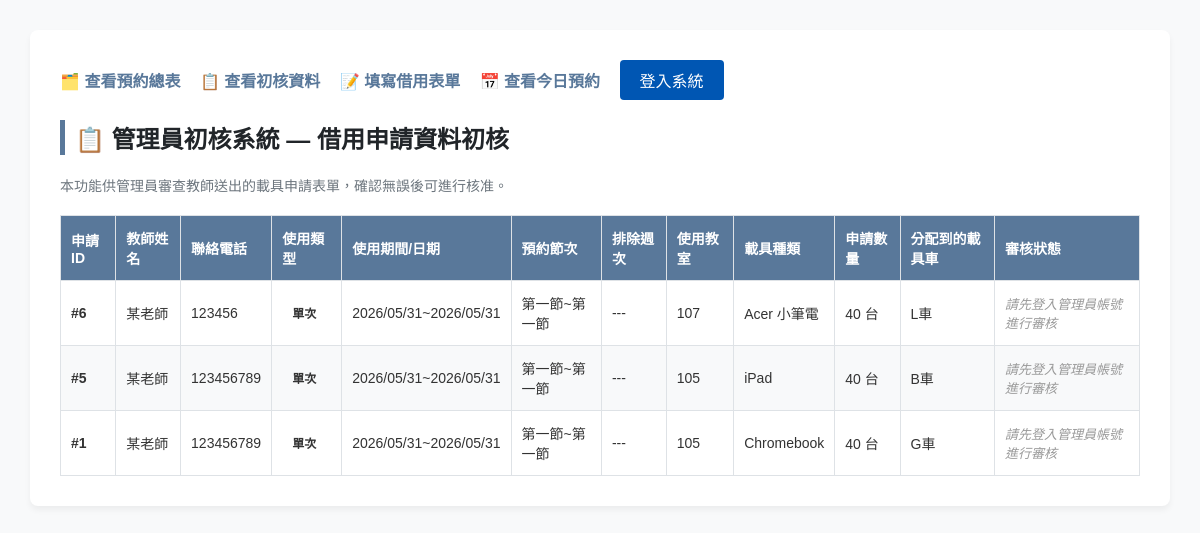
Screenshot of /borrow/ with the database file from the repository.
### show/models.py (models this page shows, shortened)
class Borrowlist(models.Model):
    user = models.CharField("借用老師", max_length=20, null=True, blank=True)
    phone = models.CharField("聯絡電話", max_length=25)
    location = models.CharField("教室", max_length=10)
    usage_type_choices = (
        ('once','單次'),
        ('weekly','每周'),
    )
    usage_type = models.CharField(max_length=10, choices = usage_type_choices , default='once')
    DEVICE_CHOICES =(
        ('ipad', 'iPad'),
        ('chromebook', 'Chromebook'),
        ('surface_go', 'Surface Go'),
        ('acer_laptop', 'Acer 小筆電'),
    )
    device_type = models.CharField("載具種類", max_length=20, choices=DEVICE_CHOICES)
    start_date = models.DateField("開始日期", null=True, blank=True)
    end_date = models.DateField("結束日期", null=True, blank=True)
    DAY_CHOICES = (
        ('Monday','星期一'), ('Tuesday','星期二'), ('Wednesday','星期三'),
        ('Thursday','星期四'), ('Friday','星期五'),
    )
    day = models.CharField("星期", choices=DAY_CHOICES, max_length=50, blank=True, null=True)
    PERIODS_CHOICES = (
        ('1', '第一節'), ('2', '第二節'), ('3', '第三節'), ('4', '第四節'),
        ('4.5', '午休'), ('5', '第五節'), ('6', '第六節'), ('7', '第七節'), ('8', '第八節'),
    )
    periods = models.CharField("開始預約節次", max_length=50, choices=PERIODS_CHOICES, default='1')
    PERIODS_END_CHOICES = (
        ('1', '第一節'), ('2', '第二節'), ('3', '第三節'), ('4', '第四節'),
        ('4.5', '午休'), ('5', '第五節'), ('6', '第六節'), ('7', '第七節'), ('8', '第八節'),
    )
    periods_end = models.CharField("結束預約節次", max_length=50, choices=PERIODS_END_CHOICES, default='1')
    exclude_weeks = models.CharField("排除週次/備註", max_length=100, blank=True, default="")
    STATUS_CHOICES = (
        ('待審核', '待審核'),
        ('已通過', '已通過'),
        ('已拒絕', '已拒絕'),
    )
    device_id = models.CharField("載具編號",max_length = 10,default="")
    time_id = models.CharField("時間",max_length = 10,default="")
    status = models.CharField("審核狀態", max_length=10, choices = STATUS_CHOICES , default='待審核')
    device_amount = models.PositiveIntegerField(default=1)
    classroom = models.CharField(max_length=10, blank=True, null=True)
    assigned_vehicle = models.ForeignKey(
        'devicecar',
        on_delete=models.SET_NULL,
        null=True,
        blank=True,
        verbose_name="系統指派載具車"
    )

class devicecar(models.Model):
    device_id = models.CharField(
        max_length=100,
        )
    device_amount = models.PositiveIntegerField(default=1)
    DEVICE_CHOICES =(
        ('ipad', 'iPad'),
        ('chromebook', 'Chromebook'),
        ('surface_go', 'Surface Go'),
        ('acer_laptop', 'Acer 小筆電'),
    )
    device_type = models.CharField("載具種類", max_length=20, choices=DEVICE_CHOICES,blank=True)

### show/views.py (the view, shortened to what this page needs)
# urls.py: path('borrow/', views.view_borrow_list, name='view_borrow_list'),
def view_borrow_list(request):
    borrow_records = Borrowlist.objects.all().order_by('-id')
    return render(request, 'borrow_list.html', {
        'borrow_records': borrow_records
    })

### show/templates/borrow_list.html (shortened to what this page needs)
<!DOCTYPE html>
<html lang="zh-TW">
<head>
</head>
<body>
    <div class="container">
        <div class="nav">
            <a href="{% url 'allreservation_view' %}">🗂️ 查看預約總表 </a>
            <a href="{% url 'view_borrow_list' %}">📋 查看初核資料</a>
            <a href="{% url 'submit_borrow' %}">📝 填寫借用表單</a>
            <a href="{% url 'today_reservation' %}">📅 查看今日預約</a>
            {% if user.is_authenticated %}
                <span style="color: #4a5568; margin-right: 15px;">👋 你好，<strong style="color: #0056b3;">{{ user.username }}</strong></span>
                <a href="{% url 'logout' %}?next={{ request.path }}" style="color: #dc2626; text-decoration: underline; font-weight: 500;">登出</a>
            {% else %}
                <a href="{% url 'login' %}?next={{ request.path }}" style="background-color: #0056b3; color: #ffffff; text-decoration: none; padding: 8px 20px; border-radius: 4px; font-weight: 500; display: inline-block;">登入系統</a>
            {% endif %}
        </div>
        <h2>📋 管理員初核系統 — 借用申請資料初核</h2>
        <p>本功能供管理員審查教師送出的載具申請表單，確認無誤後可進行核准。</p>
        <table>
            <thead>
                <tr>
                    <th>申請ID</th>
                    <th>教師姓名</th>
                    <th>聯絡電話</th>
                    <th>使用類型</th>
                    <th>使用期間/日期</th>
                    <th>預約節次</th>
                    <th>排除週次</th>
                    <th>使用教室</th>
                    <th>載具種類</th>
                    <th>申請數量</th>
                    <th>分配到的載具車</th>
                    <th>審核狀態</th>
                </tr>
            </thead>
            <tbody>
                {% for record in borrow_records %}
                    <tr>
                    <td><strong>#{{ record.id }}</strong></td>
                    <td>{{ record.user }}</td>
                    <td>{{ record.phone }}</td>
                    <td>
                        {% if record.usage_type == 'once' %}
                            <span class="badge bg-primary">單次</span>
                        {% else %}
                            <span class="badge bg-success">每週</span>
                        {% endif %}
                    </td>
                    <td>
                        {{record.start_date|date:"Y/m/d"}}~{{record.end_date|date:"Y/m/d"}}
                    </td>
                    <td>
                        {{ record.get_periods_display }}~{{ record.get_periods_end_display }}
                    </td>
                    <td>
                        {% if record.exclude_weeks %}
                            {{ record.exclude_weeks }}
                        {% else %}
                            ---
                        {% endif %}
                    </td>
                    <td>{{ record.location }}</td>
                    <td>{{ record.get_device_type_display }}</td>
                    <td>{{ record.device_amount }} 台</td>
                    <td>{{ record.assigned_vehicle.device_id }}</td>
                    <td>
                        {% if user.is_superuser %}
                            {% if record.status == '待審核' %}
                                <form method="POST" action="{% url 'view_borrow_list' %}"style="display:inline;">
                                    {% csrf_token %}
                                    <input type="hidden" name="record_id" value="{{ record.id }}">
                                    <button type="submit" name="action" value="approve" class="btn btn-sm btn-approved" onclick="return confirm('確定要核准這筆借用嗎？')"> 核准</button>
                                    <button type="submit" name="action" value="reject" class="btn btn-sm btn-reject" onclick="return confirm('確定要拒絕嗎？')"> 拒絕</button>
                                 </form>
                            {% elif record.status == '已核准' %}
                                <span class="badge bg-info">已核准</span>
                            {% elif record.status == '已拒絕' %}
                                <span class="badge bg-warning">已拒絕</span>
                            {% else %}
                                <span class="badge bg-secondary">{{ record.status }}</span>
                            {% endif %}
                        {% else %}
                        <span class="text-muted">請先登入管理員帳號進行審核</span>
                        {% endif %}
                    </td>
                        </tr>
                        {% empty %}
                        <tr>
                            <td colspan="11" class="text-center text-muted">📭 目前尚無任何教師提交借用申請。</td>
                        </tr>
                {% endfor %}
            </tbody>
        </table>
    </div>
</body>
</html>

### show/templates/borrow_list.html (style rules this page uses)
body { font-family: Arial, sans-serif; margin: 30px; background-color: #f8f9fa; color: #333; }
.container { max-width: 1200px; background: white; padding: 30px; border-radius: 8px; box-shadow: 0 4px 6px rgba(0,0,0,0.05); margin: 0 auto; }
.nav { margin-bottom: 20px; }
.nav a { margin-right: 15px; text-decoration: none; color: #59789a; font-weight: bold; }
h2 { margin-top: 0; color: #212529; border-left: 5px solid #59789a; padding-left: 10px; }
p { color: #6c757d; font-size: 14px; }
table { width: 100%; border-collapse: collapse; margin-top: 20px; font-size: 14px; }
th, td { border: 1px solid #dee2e6; padding: 12px 10px; text-align: left; }
th { background-color: #59789a; color: white; font-weight: 600; }
tr:nth-child(even) { background-color: #f8f9fa; }
.badge { padding: 5px 10px; border-radius: 20px; font-size: 12px; font-weight: bold; display: inline-block; }
.text-muted { color: #999; font-style: italic; font-size: 13px; }

### rows the page displays
Borrowlist: id "6", user "某老師", phone "123456", usage_type "單次", start_date "2026/05/31", end_date "2026/05/31", periods "第一節", periods_end "第一節", location "107", device_type "Acer 小筆電", device_amount "40", assigned_vehicle.device_id "L車"
Borrowlist: id "5", user "某老師", phone "123456789", usage_type "單次", start_date "2026/05/31", end_date "2026/05/31", periods "第一節", periods_end "第一節", location "105", device_type "iPad", device_amount "40", assigned_vehicle.device_id "B車"
Borrowlist: id "1", user "某老師", phone "123456789", usage_type "單次", start_date "2026/05/31", end_date "2026/05/31", periods "第一節", periods_end "第一節", location "105", device_type "Chromebook", device_amount "40", assigned_vehicle.device_id "G車"
